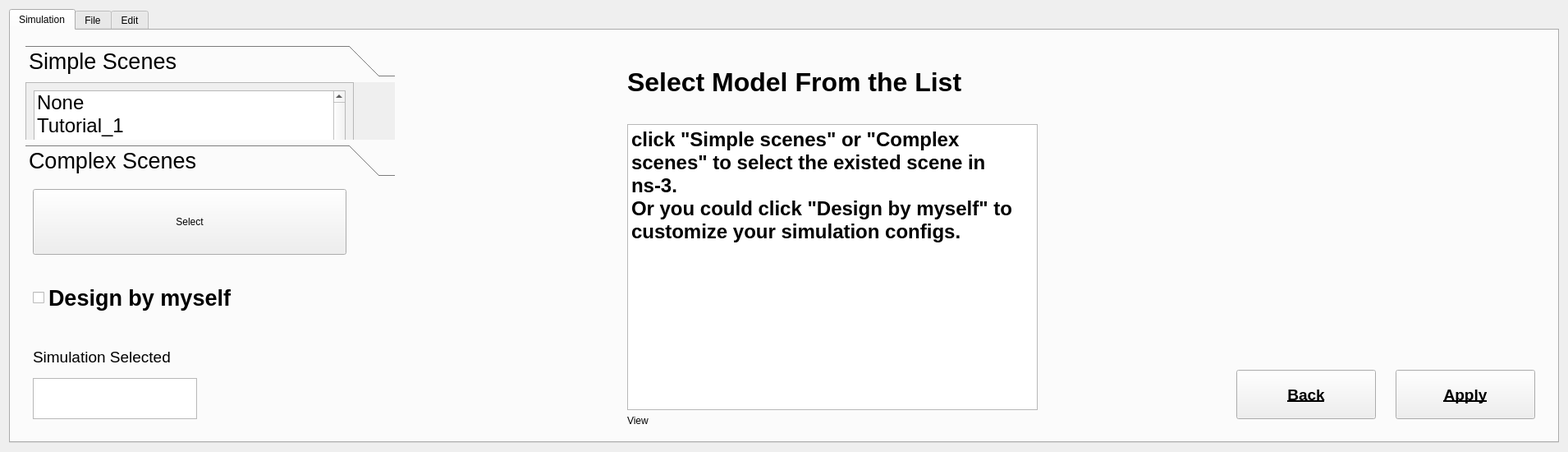
<?xml version="1.0" encoding="UTF-8"?>
<ui version="4.0">
 <class>Page1_model_chose</class>
 <widget class="QWidget" name="Page1_model_chose">
  <property name="geometry">
   <rect>
    <x>0</x>
    <y>0</y>
    <width>1910</width>
    <height>513</height>
   </rect>
  </property>
  <property name="windowTitle">
   <string>Scene Selection</string>
  </property>
  <layout class="QGridLayout" name="gridLayout_2">
   <item row="0" column="0">
    <widget class="QTabWidget" name="tabWidget">
     <property name="sizePolicy">
      <sizepolicy hsizetype="Expanding" vsizetype="Expanding">
       <horstretch>1</horstretch>
       <verstretch>1</verstretch>
      </sizepolicy>
     </property>
     <property name="maximumSize">
      <size>
       <width>16777215</width>
       <height>800</height>
      </size>
     </property>
     <property name="font">
      <font>
       <bold>false</bold>
      </font>
     </property>
     <property name="currentIndex">
      <number>0</number>
     </property>
     <property name="iconSize">
      <size>
       <width>20</width>
       <height>20</height>
      </size>
     </property>
     <widget class="QWidget" name="tab">
      <attribute name="title">
       <string>Simulation</string>
      </attribute>
      <layout class="QHBoxLayout" name="horizontalLayout_3">
       <item>
        <widget class="QWidget" name="widget_21" native="true">
         <property name="minimumSize">
          <size>
           <width>50</width>
           <height>0</height>
          </size>
         </property>
         <property name="maximumSize">
          <size>
           <width>1000</width>
           <height>800</height>
          </size>
         </property>
         <layout class="QVBoxLayout" name="verticalLayout_2">
          <item>
           <widget class="QToolBox" name="toolBox">
            <property name="sizePolicy">
             <sizepolicy hsizetype="Preferred" vsizetype="Preferred">
              <horstretch>3</horstretch>
              <verstretch>3</verstretch>
             </sizepolicy>
            </property>
            <property name="minimumSize">
             <size>
              <width>400</width>
              <height>0</height>
             </size>
            </property>
            <property name="maximumSize">
             <size>
              <width>450</width>
              <height>600</height>
             </size>
            </property>
            <property name="font">
             <font>
              <pointsize>20</pointsize>
              <bold>false</bold>
             </font>
            </property>
            <property name="currentIndex">
             <number>0</number>
            </property>
            <widget class="QWidget" name="page">
             <property name="geometry">
              <rect>
               <x>0</x>
               <y>0</y>
               <width>450</width>
               <height>68</height>
              </rect>
             </property>
             <property name="sizePolicy">
              <sizepolicy hsizetype="Preferred" vsizetype="Preferred">
               <horstretch>1</horstretch>
               <verstretch>1</verstretch>
              </sizepolicy>
             </property>
             <attribute name="label">
              <string>Simple Scenes</string>
             </attribute>
             <widget class="QScrollArea" name="scrollArea">
              <property name="geometry">
               <rect>
                <x>0</x>
                <y>0</y>
                <width>680</width>
                <height>800</height>
               </rect>
              </property>
              <property name="sizePolicy">
               <sizepolicy hsizetype="Expanding" vsizetype="Expanding">
                <horstretch>1</horstretch>
                <verstretch>1</verstretch>
               </sizepolicy>
              </property>
              <property name="minimumSize">
               <size>
                <width>400</width>
                <height>200</height>
               </size>
              </property>
              <property name="maximumSize">
               <size>
                <width>400</width>
                <height>800</height>
               </size>
              </property>
              <property name="widgetResizable">
               <bool>true</bool>
              </property>
              <widget class="QWidget" name="scrollAreaWidgetContents">
               <property name="geometry">
                <rect>
                 <x>0</x>
                 <y>0</y>
                 <width>400</width>
                 <height>400</height>
                </rect>
               </property>
               <property name="sizePolicy">
                <sizepolicy hsizetype="Preferred" vsizetype="Preferred">
                 <horstretch>1</horstretch>
                 <verstretch>1</verstretch>
                </sizepolicy>
               </property>
               <property name="maximumSize">
                <size>
                 <width>400</width>
                 <height>400</height>
                </size>
               </property>
               <layout class="QHBoxLayout" name="horizontalLayout">
                <item>
                 <widget class="QListWidget" name="listWidget">
                  <property name="sizePolicy">
                   <sizepolicy hsizetype="Expanding" vsizetype="Expanding">
                    <horstretch>1</horstretch>
                    <verstretch>1</verstretch>
                   </sizepolicy>
                  </property>
                  <property name="minimumSize">
                   <size>
                    <width>0</width>
                    <height>200</height>
                   </size>
                  </property>
                  <property name="maximumSize">
                   <size>
                    <width>400</width>
                    <height>800</height>
                   </size>
                  </property>
                  <property name="font">
                   <font>
                    <pointsize>18</pointsize>
                    <bold>false</bold>
                   </font>
                  </property>
                  <item>
                   <property name="text">
                    <string>None</string>
                   </property>
                  </item>
                  <item>
                   <property name="text">
                    <string>Tutorial_1</string>
                   </property>
                  </item>
                  <item>
                   <property name="text">
                    <string>Tutorial_2</string>
                   </property>
                  </item>
                  <item>
                   <property name="text">
                    <string>Tutorial_3</string>
                   </property>
                  </item>
                  <item>
                   <property name="text">
                    <string>Tutorial_4</string>
                   </property>
                  </item>
                  <item>
                   <property name="text">
                    <string>Tutorial_5</string>
                   </property>
                  </item>
                  <item>
                   <property name="text">
                    <string>Tutorial_6</string>
                   </property>
                  </item>
                  <item>
                   <property name="text">
                    <string>Tutorial_7</string>
                   </property>
                  </item>
                  <item>
                   <property name="text">
                    <string>Tutorial_8</string>
                   </property>
                  </item>
                  <item>
                   <property name="text">
                    <string>Tutorial_9</string>
                   </property>
                  </item>
                  <item>
                   <property name="text">
                    <string>Tutorial_1</string>
                   </property>
                  </item>
                  <item>
                   <property name="text">
                    <string>Tutorial_1</string>
                   </property>
                  </item>
                  <item>
                   <property name="text">
                    <string>Tutorial_1</string>
                   </property>
                  </item>
                  <item>
                   <property name="text">
                    <string>Tutorial_1</string>
                   </property>
                  </item>
                  <item>
                   <property name="text">
                    <string>Tutorial_1</string>
                   </property>
                  </item>
                  <item>
                   <property name="text">
                    <string>Tutorial_1</string>
                   </property>
                  </item>
                  <item>
                   <property name="text">
                    <string>Tutorial_1</string>
                   </property>
                  </item>
                  <item>
                   <property name="text">
                    <string>Tutorial_1</string>
                   </property>
                  </item>
                  <item>
                   <property name="text">
                    <string>Tutorial_1</string>
                   </property>
                  </item>
                  <item>
                   <property name="text">
                    <string>Tutorial_1</string>
                   </property>
                  </item>
                  <item>
                   <property name="text">
                    <string>df</string>
                   </property>
                  </item>
                  <item>
                   <property name="text">
                    <string>ga</string>
                   </property>
                  </item>
                  <item>
                   <property name="text">
                    <string>gf</string>
                   </property>
                  </item>
                  <item>
                   <property name="text">
                    <string>ag</string>
                   </property>
                  </item>
                  <item>
                   <property name="text">
                    <string>g</string>
                   </property>
                  </item>
                  <item>
                   <property name="text">
                    <string>dfg</string>
                   </property>
                  </item>
                  <item>
                   <property name="text">
                    <string>dg</string>
                   </property>
                  </item>
                  <item>
                   <property name="text">
                    <string>gs</string>
                   </property>
                  </item>
                  <item>
                   <property name="text">
                    <string>hn</string>
                   </property>
                  </item>
                  <item>
                   <property name="text">
                    <string>f</string>
                   </property>
                  </item>
                  <item>
                   <property name="text">
                    <string>hs</string>
                   </property>
                  </item>
                  <item>
                   <property name="text">
                    <string>dhg</string>
                   </property>
                  </item>
                  <item>
                   <property name="text">
                    <string>fdh</string>
                   </property>
                  </item>
                  <item>
                   <property name="text">
                    <string>sg</string>
                   </property>
                  </item>
                  <item>
                   <property name="text">
                    <string>fhsd</string>
                   </property>
                  </item>
                  <item>
                   <property name="text">
                    <string>g</string>
                   </property>
                  </item>
                  <item>
                   <property name="text">
                    <string>afv</string>
                   </property>
                  </item>
                  <item>
                   <property name="text">
                    <string>New Item</string>
                   </property>
                  </item>
                 </widget>
                </item>
               </layout>
              </widget>
             </widget>
            </widget>
            <widget class="QWidget" name="page_2">
             <property name="geometry">
              <rect>
               <x>0</x>
               <y>0</y>
               <width>400</width>
               <height>200</height>
              </rect>
             </property>
             <property name="sizePolicy">
              <sizepolicy hsizetype="Preferred" vsizetype="Preferred">
               <horstretch>1</horstretch>
               <verstretch>1</verstretch>
              </sizepolicy>
             </property>
             <property name="minimumSize">
              <size>
               <width>0</width>
               <height>200</height>
              </size>
             </property>
             <property name="maximumSize">
              <size>
               <width>400</width>
               <height>400</height>
              </size>
             </property>
             <attribute name="label">
              <string>Complex Scenes</string>
             </attribute>
             <widget class="QScrollArea" name="scrollArea_2">
              <property name="geometry">
               <rect>
                <x>0</x>
                <y>0</y>
                <width>680</width>
                <height>800</height>
               </rect>
              </property>
              <property name="sizePolicy">
               <sizepolicy hsizetype="Expanding" vsizetype="Expanding">
                <horstretch>1</horstretch>
                <verstretch>1</verstretch>
               </sizepolicy>
              </property>
              <property name="minimumSize">
               <size>
                <width>0</width>
                <height>0</height>
               </size>
              </property>
              <property name="maximumSize">
               <size>
                <width>400</width>
                <height>400</height>
               </size>
              </property>
              <property name="widgetResizable">
               <bool>true</bool>
              </property>
              <widget class="QWidget" name="scrollAreaWidgetContents_2">
               <property name="geometry">
                <rect>
                 <x>0</x>
                 <y>0</y>
                 <width>400</width>
                 <height>400</height>
                </rect>
               </property>
               <property name="sizePolicy">
                <sizepolicy hsizetype="Preferred" vsizetype="Preferred">
                 <horstretch>1</horstretch>
                 <verstretch>1</verstretch>
                </sizepolicy>
               </property>
               <property name="minimumSize">
                <size>
                 <width>0</width>
                 <height>0</height>
                </size>
               </property>
               <property name="maximumSize">
                <size>
                 <width>400</width>
                 <height>400</height>
                </size>
               </property>
               <layout class="QHBoxLayout" name="horizontalLayout_2">
                <item>
                 <widget class="QListWidget" name="listWidget_2">
                  <property name="sizePolicy">
                   <sizepolicy hsizetype="Expanding" vsizetype="Expanding">
                    <horstretch>1</horstretch>
                    <verstretch>1</verstretch>
                   </sizepolicy>
                  </property>
                  <property name="minimumSize">
                   <size>
                    <width>0</width>
                    <height>0</height>
                   </size>
                  </property>
                  <property name="maximumSize">
                   <size>
                    <width>400</width>
                    <height>400</height>
                   </size>
                  </property>
                  <property name="font">
                   <font>
                    <pointsize>18</pointsize>
                    <bold>false</bold>
                   </font>
                  </property>
                  <item>
                   <property name="text">
                    <string>None</string>
                   </property>
                  </item>
                  <item>
                   <property name="text">
                    <string>RTS test</string>
                   </property>
                  </item>
                  <item>
                   <property name="text">
                    <string>Throughput test</string>
                   </property>
                  </item>
                  <item>
                   <property name="text">
                    <string>CTS test</string>
                   </property>
                  </item>
                  <item>
                   <property name="text">
                    <string>SNR margin test</string>
                   </property>
                  </item>
                  <item>
                   <property name="text">
                    <string>PPDU Collection</string>
                   </property>
                  </item>
                  <item>
                   <property name="text">
                    <string>fd</string>
                   </property>
                  </item>
                  <item>
                   <property name="text">
                    <string>j</string>
                   </property>
                  </item>
                  <item>
                   <property name="text">
                    <string>ghj</string>
                   </property>
                  </item>
                  <item>
                   <property name="text">
                    <string>gs</string>
                   </property>
                  </item>
                  <item>
                   <property name="text">
                    <string>gfdh</string>
                   </property>
                  </item>
                  <item>
                   <property name="text">
                    <string>gf</string>
                   </property>
                  </item>
                  <item>
                   <property name="text">
                    <string>hf</string>
                   </property>
                  </item>
                  <item>
                   <property name="text">
                    <string>h</string>
                   </property>
                  </item>
                  <item>
                   <property name="text">
                    <string>gdfh</string>
                   </property>
                  </item>
                  <item>
                   <property name="text">
                    <string>d</string>
                   </property>
                  </item>
                  <item>
                   <property name="text">
                    <string>hf</string>
                   </property>
                  </item>
                  <item>
                   <property name="text">
                    <string>hf</string>
                   </property>
                  </item>
                  <item>
                   <property name="text">
                    <string>dh</string>
                   </property>
                  </item>
                  <item>
                   <property name="text">
                    <string>ghgfd</string>
                   </property>
                  </item>
                  <item>
                   <property name="text">
                    <string>h</string>
                   </property>
                  </item>
                  <item>
                   <property name="text">
                    <string>New Item</string>
                   </property>
                  </item>
                 </widget>
                </item>
               </layout>
              </widget>
             </widget>
            </widget>
           </widget>
          </item>
          <item>
           <widget class="QWidget" name="widget_22" native="true">
            <property name="sizePolicy">
             <sizepolicy hsizetype="Preferred" vsizetype="Preferred">
              <horstretch>1</horstretch>
              <verstretch>1</verstretch>
             </sizepolicy>
            </property>
            <property name="maximumSize">
             <size>
              <width>400</width>
              <height>400</height>
             </size>
            </property>
            <layout class="QVBoxLayout" name="verticalLayout_3">
             <item>
              <widget class="QPushButton" name="pushButton_5">
               <property name="sizePolicy">
                <sizepolicy hsizetype="Minimum" vsizetype="Fixed">
                 <horstretch>1</horstretch>
                 <verstretch>1</verstretch>
                </sizepolicy>
               </property>
               <property name="minimumSize">
                <size>
                 <width>300</width>
                 <height>80</height>
                </size>
               </property>
               <property name="text">
                <string>Select</string>
               </property>
              </widget>
             </item>
             <item>
              <widget class="QWidget" name="widget" native="true"/>
             </item>
             <item>
              <widget class="QCheckBox" name="checkBox">
               <property name="sizePolicy">
                <sizepolicy hsizetype="Minimum" vsizetype="Fixed">
                 <horstretch>1</horstretch>
                 <verstretch>1</verstretch>
                </sizepolicy>
               </property>
               <property name="minimumSize">
                <size>
                 <width>0</width>
                 <height>80</height>
                </size>
               </property>
               <property name="font">
                <font>
                 <pointsize>20</pointsize>
                 <bold>true</bold>
                </font>
               </property>
               <property name="text">
                <string>Design by myself</string>
               </property>
              </widget>
             </item>
             <item>
              <widget class="QWidget" name="widget_2" native="true"/>
             </item>
             <item>
              <widget class="QLabel" name="label_2">
               <property name="sizePolicy">
                <sizepolicy hsizetype="Preferred" vsizetype="Preferred">
                 <horstretch>1</horstretch>
                 <verstretch>1</verstretch>
                </sizepolicy>
               </property>
               <property name="minimumSize">
                <size>
                 <width>0</width>
                 <height>40</height>
                </size>
               </property>
               <property name="maximumSize">
                <size>
                 <width>250</width>
                 <height>50</height>
                </size>
               </property>
               <property name="font">
                <font>
                 <pointsize>14</pointsize>
                 <bold>false</bold>
                </font>
               </property>
               <property name="text">
                <string>Simulation Selected</string>
               </property>
              </widget>
             </item>
             <item>
              <widget class="QTextBrowser" name="textBrowser">
               <property name="sizePolicy">
                <sizepolicy hsizetype="Expanding" vsizetype="Expanding">
                 <horstretch>1</horstretch>
                 <verstretch>1</verstretch>
                </sizepolicy>
               </property>
               <property name="maximumSize">
                <size>
                 <width>200</width>
                 <height>50</height>
                </size>
               </property>
               <property name="font">
                <font>
                 <pointsize>14</pointsize>
                 <bold>false</bold>
                </font>
               </property>
              </widget>
             </item>
            </layout>
           </widget>
          </item>
         </layout>
        </widget>
       </item>
       <item>
        <widget class="QWidget" name="widget_20" native="true">
         <property name="sizePolicy">
          <sizepolicy hsizetype="Expanding" vsizetype="Expanding">
           <horstretch>0</horstretch>
           <verstretch>0</verstretch>
          </sizepolicy>
         </property>
         <property name="minimumSize">
          <size>
           <width>0</width>
           <height>0</height>
          </size>
         </property>
         <property name="maximumSize">
          <size>
           <width>800</width>
           <height>800</height>
          </size>
         </property>
         <layout class="QVBoxLayout" name="verticalLayout">
          <item>
           <widget class="QLabel" name="label">
            <property name="sizePolicy">
             <sizepolicy hsizetype="Preferred" vsizetype="Preferred">
              <horstretch>1</horstretch>
              <verstretch>1</verstretch>
             </sizepolicy>
            </property>
            <property name="maximumSize">
             <size>
              <width>16777215</width>
              <height>90</height>
             </size>
            </property>
            <property name="font">
             <font>
              <pointsize>24</pointsize>
              <bold>true</bold>
             </font>
            </property>
            <property name="text">
             <string>Select Model From the List</string>
            </property>
           </widget>
          </item>
          <item>
           <widget class="QTextBrowser" name="textBrowser_2">
            <property name="sizePolicy">
             <sizepolicy hsizetype="Expanding" vsizetype="Expanding">
              <horstretch>1</horstretch>
              <verstretch>1</verstretch>
             </sizepolicy>
            </property>
            <property name="maximumSize">
             <size>
              <width>500</width>
              <height>400</height>
             </size>
            </property>
            <property name="font">
             <font>
              <pointsize>20</pointsize>
              <bold>false</bold>
             </font>
            </property>
            <property name="html">
             <string>&lt;!DOCTYPE HTML PUBLIC &quot;-//W3C//DTD HTML 4.0//EN&quot; &quot;http://www.w3.org/TR/REC-html40/strict.dtd&quot;&gt;
&lt;html&gt;&lt;head&gt;&lt;meta name=&quot;qrichtext&quot; content=&quot;1&quot; /&gt;&lt;meta charset=&quot;utf-8&quot; /&gt;&lt;style type=&quot;text/css&quot;&gt;
p, li { white-space: pre-wrap; }
hr { height: 1px; border-width: 0; }
li.unchecked::marker { content: &quot;\2610&quot;; }
li.checked::marker { content: &quot;\2612&quot;; }
&lt;/style&gt;&lt;/head&gt;&lt;body style=&quot; font-family:'Sans Serif'; font-size:20pt; font-weight:400; font-style:normal;&quot;&gt;
&lt;p style=&quot; margin-top:0px; margin-bottom:0px; margin-left:0px; margin-right:0px; -qt-block-indent:0; text-indent:0px;&quot;&gt;&lt;span style=&quot; font-size:18pt; font-weight:700;&quot;&gt;click &amp;quot;Simple scenes&amp;quot; or &amp;quot;Complex scenes&amp;quot; to select the existed scene in ns-3.&lt;/span&gt;&lt;/p&gt;
&lt;p style=&quot; margin-top:0px; margin-bottom:0px; margin-left:0px; margin-right:0px; -qt-block-indent:0; text-indent:0px;&quot;&gt;&lt;span style=&quot; font-size:18pt; font-weight:700;&quot;&gt;Or you could click &amp;quot;Design by myself&amp;quot; to customize your simulation configs.&lt;/span&gt;&lt;/p&gt;&lt;/body&gt;&lt;/html&gt;</string>
            </property>
           </widget>
          </item>
          <item>
           <widget class="QLabel" name="label_3">
            <property name="maximumSize">
             <size>
              <width>500</width>
              <height>130</height>
             </size>
            </property>
            <property name="text">
             <string>View</string>
            </property>
           </widget>
          </item>
         </layout>
        </widget>
       </item>
       <item>
        <widget class="QWidget" name="widget_23" native="true">
         <property name="sizePolicy">
          <sizepolicy hsizetype="Expanding" vsizetype="Expanding">
           <horstretch>0</horstretch>
           <verstretch>0</verstretch>
          </sizepolicy>
         </property>
         <property name="minimumSize">
          <size>
           <width>0</width>
           <height>0</height>
          </size>
         </property>
         <property name="maximumSize">
          <size>
           <width>400</width>
           <height>800</height>
          </size>
         </property>
         <layout class="QGridLayout" name="gridLayout">
          <item row="0" column="1">
           <widget class="QWidget" name="widget_4" native="true">
            <property name="maximumSize">
             <size>
              <width>200</width>
              <height>800</height>
             </size>
            </property>
            <layout class="QVBoxLayout" name="verticalLayout_5">
             <item>
              <spacer name="verticalSpacer_2">
               <property name="orientation">
                <enum>Qt::Orientation::Vertical</enum>
               </property>
               <property name="sizeHint" stdset="0">
                <size>
                 <width>20</width>
                 <height>40</height>
                </size>
               </property>
              </spacer>
             </item>
             <item>
              <widget class="QPushButton" name="pushButton_3">
               <property name="sizePolicy">
                <sizepolicy hsizetype="Minimum" vsizetype="Fixed">
                 <horstretch>1</horstretch>
                 <verstretch>1</verstretch>
                </sizepolicy>
               </property>
               <property name="maximumSize">
                <size>
                 <width>170</width>
                 <height>60</height>
                </size>
               </property>
               <property name="font">
                <font>
                 <pointsize>14</pointsize>
                 <bold>true</bold>
                 <underline>true</underline>
                </font>
               </property>
               <property name="layoutDirection">
                <enum>Qt::LayoutDirection::LeftToRight</enum>
               </property>
               <property name="text">
                <string>Apply</string>
               </property>
              </widget>
             </item>
            </layout>
           </widget>
          </item>
          <item row="0" column="0">
           <widget class="QWidget" name="widget_3" native="true">
            <property name="maximumSize">
             <size>
              <width>200</width>
              <height>16777215</height>
             </size>
            </property>
            <layout class="QVBoxLayout" name="verticalLayout_4">
             <item>
              <spacer name="verticalSpacer">
               <property name="orientation">
                <enum>Qt::Orientation::Vertical</enum>
               </property>
               <property name="sizeHint" stdset="0">
                <size>
                 <width>20</width>
                 <height>40</height>
                </size>
               </property>
              </spacer>
             </item>
             <item>
              <widget class="QPushButton" name="pushButton_4">
               <property name="sizePolicy">
                <sizepolicy hsizetype="Minimum" vsizetype="Fixed">
                 <horstretch>1</horstretch>
                 <verstretch>1</verstretch>
                </sizepolicy>
               </property>
               <property name="maximumSize">
                <size>
                 <width>170</width>
                 <height>60</height>
                </size>
               </property>
               <property name="font">
                <font>
                 <pointsize>14</pointsize>
                 <bold>true</bold>
                 <underline>true</underline>
                </font>
               </property>
               <property name="text">
                <string>Back</string>
               </property>
              </widget>
             </item>
            </layout>
           </widget>
          </item>
         </layout>
        </widget>
       </item>
      </layout>
     </widget>
     <widget class="QWidget" name="tab_2">
      <attribute name="title">
       <string>File</string>
      </attribute>
     </widget>
     <widget class="QWidget" name="tab_3">
      <attribute name="title">
       <string>Edit</string>
      </attribute>
     </widget>
    </widget>
   </item>
  </layout>
 </widget>
 <resources/>
 <connections/>
</ui>
